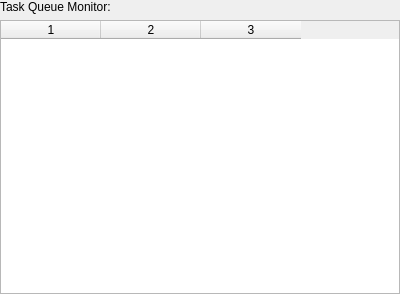
<?xml version="1.0" encoding="UTF-8"?>
<ui version="4.0">
 <class>snowgui::taskmonitorwidget</class>
 <widget class="QWidget" name="snowgui::taskmonitorwidget">
  <property name="geometry">
   <rect>
    <x>0</x>
    <y>0</y>
    <width>400</width>
    <height>294</height>
   </rect>
  </property>
  <property name="windowTitle">
   <string>Form</string>
  </property>
  <layout class="QVBoxLayout" name="verticalLayout">
   <property name="leftMargin">
    <number>0</number>
   </property>
   <property name="topMargin">
    <number>0</number>
   </property>
   <property name="rightMargin">
    <number>0</number>
   </property>
   <property name="bottomMargin">
    <number>0</number>
   </property>
   <item>
    <widget class="QLabel" name="monitorLabel">
     <property name="text">
      <string>Task Queue Monitor:</string>
     </property>
    </widget>
   </item>
   <item>
    <widget class="QTableWidget" name="monitorTable">
     <property name="columnCount">
      <number>3</number>
     </property>
     <column/>
     <column/>
     <column/>
    </widget>
   </item>
  </layout>
 </widget>
 <resources/>
 <connections/>
</ui>
